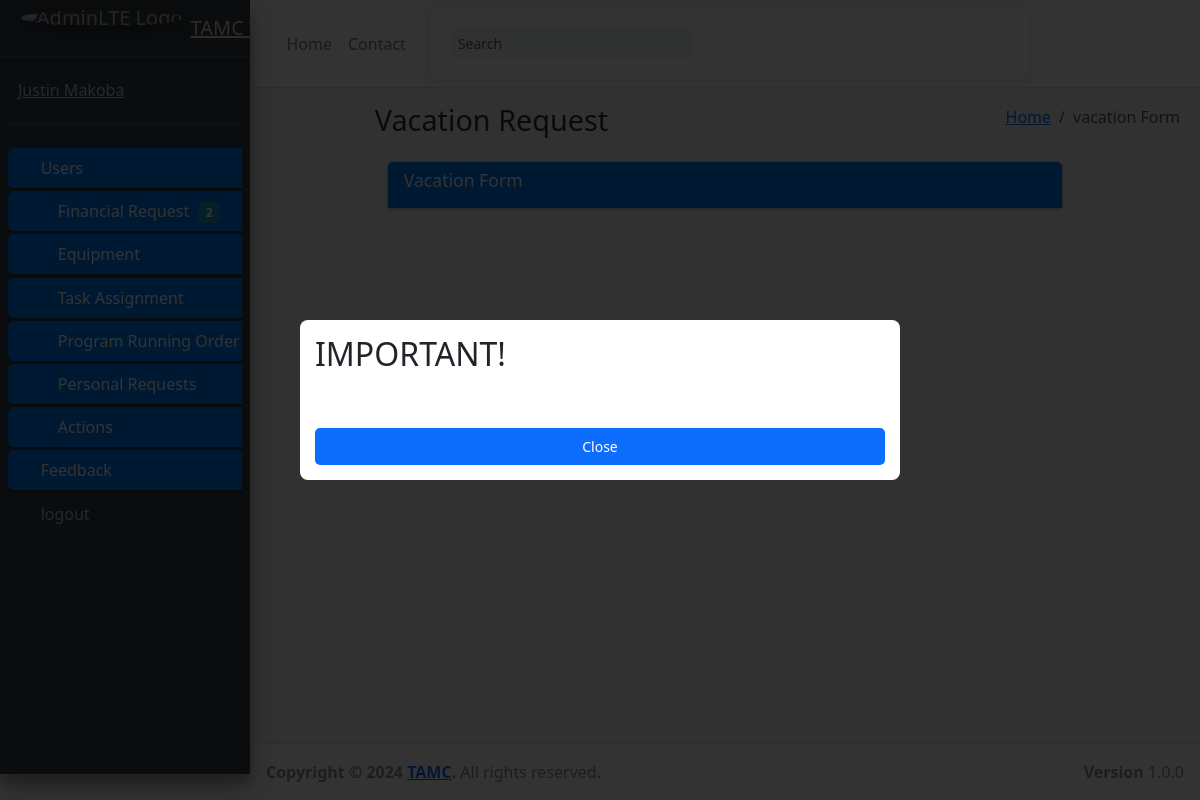
The app's page /vacation/create/ (signed in), older data.
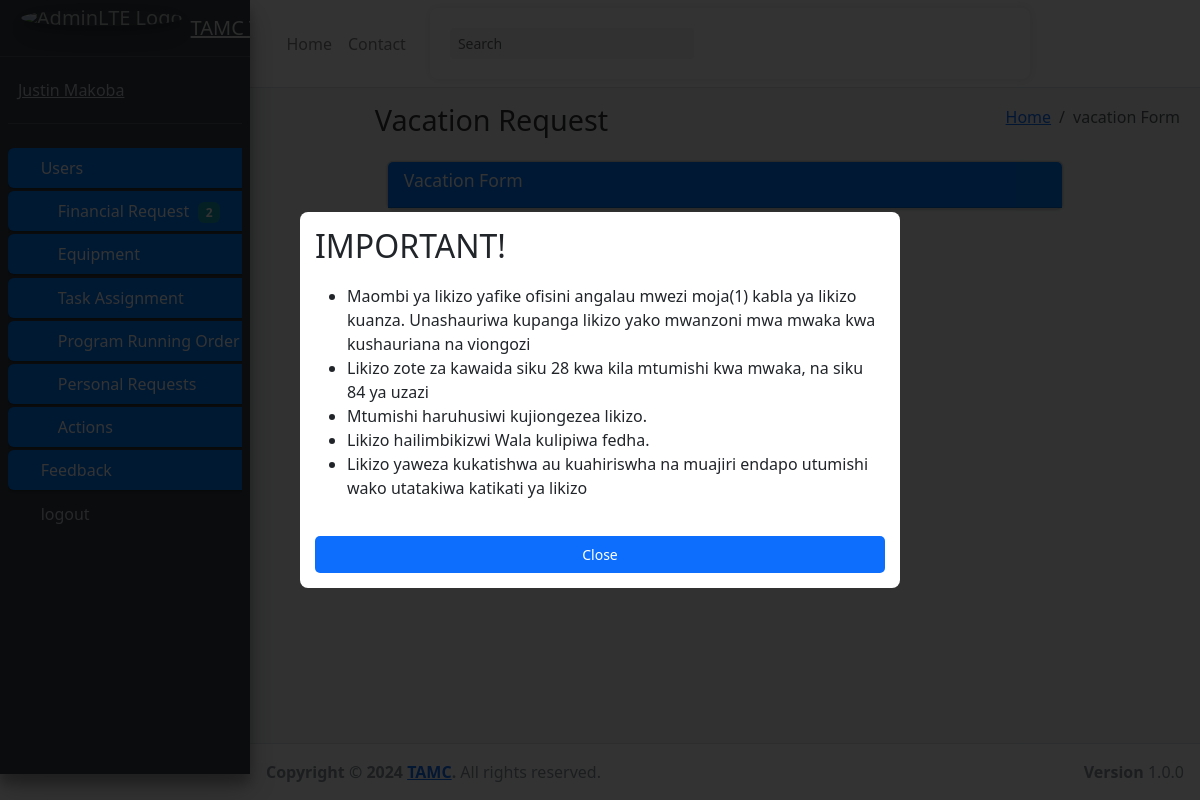
The same page, newer data.
### vacation/models.py (models this page shows, shortened)
class OverlayDescription(models.Model):
    description = models.TextField()
    added_by = models.ForeignKey(User, on_delete=models.CASCADE)
    added_on = models.DateTimeField(auto_now_add=True)

### vacation/views.py (the view)
# urls.py: path('create/', views.holiday_create, name='holiday_create'),
@login_required(login_url='staff_user:staff_login_process')
def holiday_create(request, holiday_id=None):
    user = request.user
    user_groups = set(user.groups.values_list('name', flat=True))
    is_presenter_or_production = 'Radio / TV Presenter' in user_groups or 'Production Manager' in user_groups
    overlay = Overlay.objects.first()
    holiday = get_object_or_404(Holiday, id=holiday_id) if holiday_id else None
    has_approved_holiday = Holiday.objects.filter(
        user=user,
        status='approved'
    ).exists()
    if request.method == 'POST':
        address = request.POST.get('address')
        working_holiday = request.POST.get('working_holiday')
        custom_holiday = request.POST.get('custom_holiday')
        start_date = request.POST.get('start_date')
        end_date = request.POST.get('end_date')
        my_last_holiday_start = request.POST.get('my_last_holiday_start')
        my_last_holiday_end = request.POST.get('my_last_holiday_end')
        current_address = request.POST.get('current_address')
        delegatee_id = request.POST.get('delegatee')
        my_tasks = request.POST.getlist('my_tasks[]')  # Retrieve "My Tasks"
        if working_holiday == 'other':
            if not custom_holiday.strip():
                users_in_same_group = User.objects.filter(groups__name__in=user_groups).exclude(id=user.id)
                return render(request, 'holiday/holiday.html', {
                    'error_message': 'Please specify a custom holiday type.',
                    'holiday_type_choices': Holiday.HOLIDAY_TYPE_CHOICES,
                    'is_presenter_or_production': is_presenter_or_production,
                    'users_in_same_group': users_in_same_group,
                    'overlay': overlay,
                    'has_approved_holiday': has_approved_holiday,
                })
            custom_holiday_type, created = HolidayType.objects.get_or_create(name=custom_holiday.strip())
            final_holiday_type = custom_holiday_type
        else:
            final_holiday_type = working_holiday
        if holiday is None:
            holiday = Holiday(
                user=user,
                address=address,
                working_holiday=final_holiday_type if isinstance(final_holiday_type, str) else None,
                custom_holiday_type=final_holiday_type if isinstance(final_holiday_type, HolidayType) else None,
                start_date=start_date,
                end_date=end_date,
                my_last_holiday_start=my_last_holiday_start,
                my_last_holiday_end=my_last_holiday_end,
                current_address=current_address,
                delegatee_id=delegatee_id,
                my_tasks=', '.join(task.strip() for task in my_tasks if task.strip())  # Store tasks as comma-separated
            )
        else:
            holiday.address = address
            holiday.working_holiday = final_holiday_type if isinstance(final_holiday_type, str) else holiday.working_holiday
            holiday.custom_holiday_type = final_holiday_type if isinstance(final_holiday_type, HolidayType) else holiday.custom_holiday_type
            holiday.start_date = start_date
            holiday.end_date = end_date
            holiday.my_last_holiday_start = my_last_holiday_start
            holiday.my_last_holiday_end = my_last_holiday_end
            holiday.current_address = current_address
            holiday.delegatee_id = delegatee_id
            holiday.my_tasks = ', '.join(task.strip() for task in my_tasks if task.strip())  # Update tasks
        holiday.save()
        return redirect('vacation:view_holidays')
    else:
        users_in_same_group = User.objects.filter(groups__name__in=user_groups).exclude(id=user.id)
        context = {
            'holiday_type_choices': Holiday.HOLIDAY_TYPE_CHOICES,
            'is_presenter_or_production': is_presenter_or_production,
            'users_in_same_group': users_in_same_group,
            'overlay': overlay,
            'holiday': holiday,
            'has_approved_holiday': has_approved_holiday,
        }
        return render(request, 'holiday/holiday.html', context)

### vacation/templates/holiday/holiday.html (shortened to what this page needs)
{% extends 'base/base.html' %}
{% block content %}
<!DOCTYPE html>
<html lang="en">
<body>
    <div class="content-wrapper">
        <section class="content-header">
          <div class="container-fluid">
            <div class="row mb-2">
              <div class="col-sm-6">
                <h1>Vacation Request</h1>
              </div>
              <div class="col-sm-6">
                <ol class="breadcrumb float-sm-right">
                  <li class="breadcrumb-item"><a href="#">Home</a></li>
                  <li class="breadcrumb-item active">vacation Form</li>
                </ol>
              </div>
            </div>
          </div>
        </section>
    <div id="overlay">
        <div id="overlay-content">
            <h2 id="important-note">IMPORTANT!</h2>
            <ul>
                {% for desc in overlay.descriptions.all %}
                    <li>{{ desc.description }}</li>
                {% endfor %}
            </ul>
            <button id="close-overlay" class = 'btn btn-primary'>Close</button>
        </div>
    </div>
    <section class="content">
        <div class="container-fluid">
          <div class="row justify-content-center">
            <div class="col-md-9">
              <div class="card card-primary">
                <div class="card-header">
                  <h3 class="card-title">Vacation Form</h3>
                </div>
</section>
</div>
{% endblock content %}

Row changes from the older to the newer data that the page shows:
added OverlayDescription: description "Maombi ya likizo yafike ofisini angalau mwezi moja(1) kabla ya likizo kuanza. Unashauriwa kupanga likizo yako mwanzoni mwa mwaka kwa kushauriana na viongozi"
added OverlayDescription: description "Likizo zote za kawaida siku 28 kwa kila mtumishi kwa mwaka, na siku 84 ya uzazi"
added OverlayDescription: description "Mtumishi haruhusiwi kujiongezea likizo."
added OverlayDescription: description "Likizo hailimbikizwi Wala kulipiwa fedha."
added OverlayDescription: description "Likizo yaweza kukatishwa au kuahiriswha na muajiri endapo utumishi wako utatakiwa katikati ya likizo"
